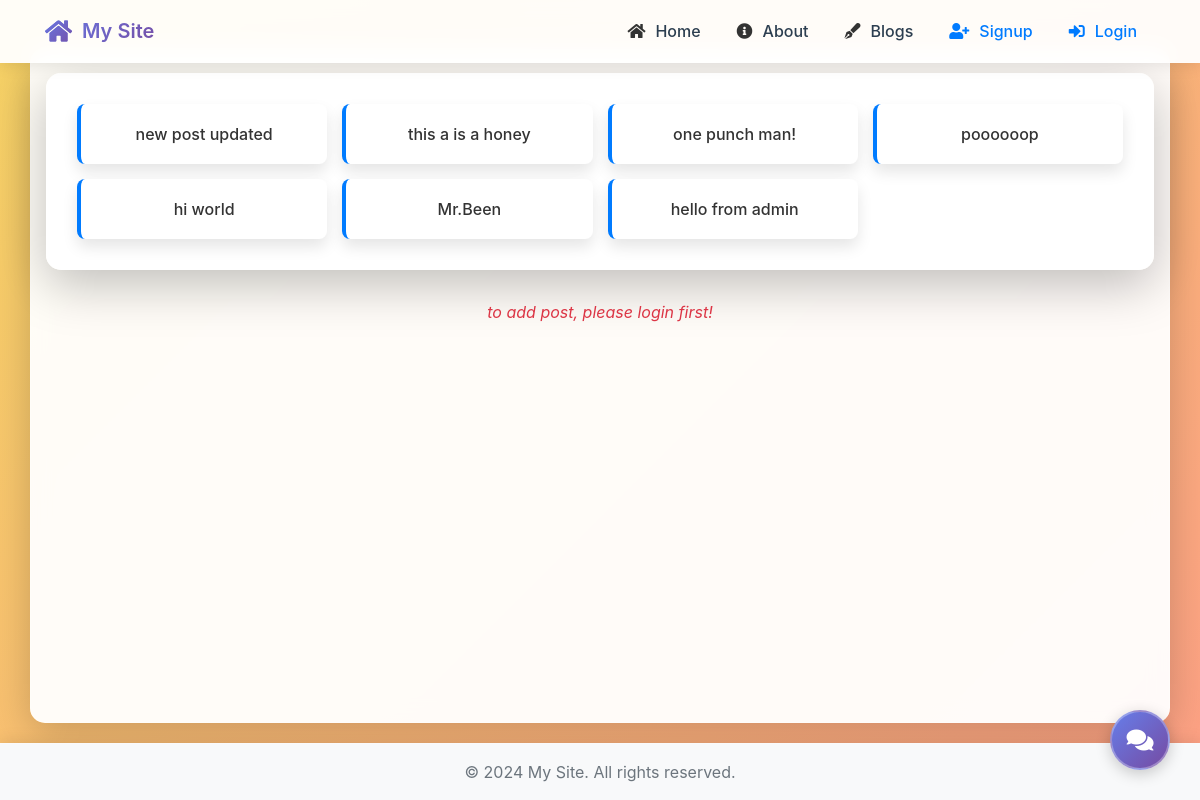
The app's page /blogs/, older data.
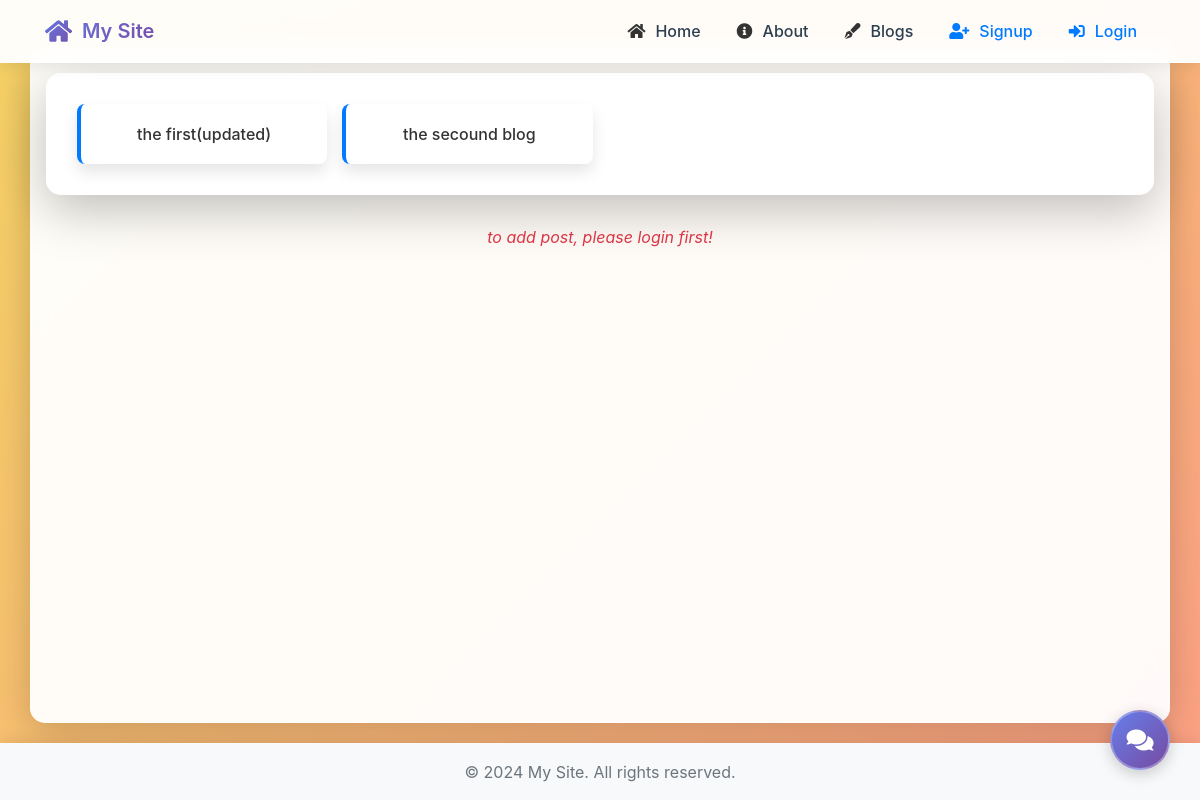
The same page, newer data.
### blog/models.py (models this page shows, shortened)
class Post(models.Model):
    title = models.CharField(default='',max_length=20)
    text = models.TextField(default='',max_length=600)
    author = models.ForeignKey(settings.AUTH_USER_MODEL, on_delete=models.CASCADE)
    date = models.DateTimeField(auto_now_add=True)
    def get_absolute_url(self):
        return reverse("blog_detail", kwargs={"pk": self.id})

### blog/views.py (the view)
# urls.py: path('',views.blog_list, name='blog_list'),
def blog_list(request):
    posts = Post.objects.all()
    context = {'posts': posts}
    return render(request, 'blog/list.html', context)

### templates/blog/list.html
{% extends "base.html" %}
{% block body %}
<div id='blogs-list' class='header-items'>
    {% for post in posts %}
        <a id='blogs-list-items' href='{{post.get_absolute_url}}'>{{post.title}}</a>
    {% endfor %}
</div>
{% if user.is_authenticated %}
<a class='add-button' href='{% url 'blog_new' %}'>+ Add Post</a>
{% else %}
<p id='p-login-first' class='all-texts-blogs'>to add post, please login first!</p>
{% endif %}
{% endblock body %}

### templates/base.html (shortened to what this page needs)
{% load static %}
<!DOCTYPE html>
<html lang="en">
<head>
    <link rel="stylesheet" href="https://cdn.jsdelivr.net/npm/bootstrap@4.6.2/dist/css/bootstrap.min.css">
    <link rel="stylesheet" href="https://cdnjs.cloudflare.com/ajax/libs/font-awesome/5.15.4/css/all.min.css">
    <link rel="stylesheet" href="{% static 'css/style.css' %}">
</head>
<body class="{% if request.path == '/' %}home-page{% elif 'blog' in request.path %}blog-page{% elif 'about' in request.path %}about-body{% elif 'chatbot' in request.path %}body-chat{% elif 'login' in request.path or 'signup' in request.path or 'password' in request.path %}auth-page{% endif %}">
    <nav class="navbar navbar-expand-lg navbar-light bg-light fixed-top">
        <div class="container">
            <a class="navbar-brand" href="{% url 'Home_Page' %}">My Site</a>
            <div class="collapse navbar-collapse" id="navbarNav">
                <ul class="navbar-nav ml-auto">
                    <li class="nav-item">
                        <a class="nav-link" href="{% url 'Home_Page' %}"><i class="fas fa-home lego-icon-home"></i> Home</a>
                    </li>
                    <li class="nav-item">
                        <a class="nav-link" href="{% url 'About_Page' %}"><i class="fas fa-info-circle lego-icon-about"></i> About</a>
                    </li>
                    <li class="nav-item">
                        <a class="nav-link" href="{% url 'blog_list' %}"><i class="fas fa-pen-fancy lego-icon-blog"></i> Blogs</a>
                    </li>
                    <li class="nav-item">
                        <a class="nav-link" href="{% url 'signup' %}"><i class="fas fa-user-plus"></i> Signup</a>
                    </li>
                    {% if user.is_authenticated %}
                    <li class="nav-item logout-item">
                        <form method="post" action="{% url 'logout' %}" class="nav-form">
                            {% csrf_token %}
                            <button type="submit" class="btn btn-link nav-link"><i class="fas fa-sign-out-alt"></i> Logout</button>
                        </form>
                    </li>
                    {% else %}
                    <li class="nav-item">
                        <a class="nav-link" href="{% url 'login' %}"><i class="fas fa-sign-in-alt"></i> Login</a>
                    </li>
                    {% endif %}
                </ul>
            </div>
        </div>
    </nav>
    <main class="container mt-5 pt-4 {% if 'chatbot' in request.path %}chatbot-main{% endif %}">
        {% block body %}
        {% endblock body %}
    </main>
    <footer class="footer mt-auto py-3 bg-light">
        <div class="container text-center">
            <span class="text-muted">© 2024 My Site. All rights reserved.</span>
        </div>
    </footer>
    <a href="{% url 'chatbot' %}" class="chatbot-button">
        <i class="fas fa-comments"></i>
    </a>
</body>
</html>

Row changes from the older to the newer data that the page shows:
removed Post: title "new post updated"
removed Post: title "this a is a honey"
removed Post: title "one punch man!"
removed Post: title "poooooop"
removed Post: title "hi world"
removed Post: title "Mr.Been"
removed Post: title "hello from admin"
added Post: title "the first(updated)"
added Post: title "the secound blog"
